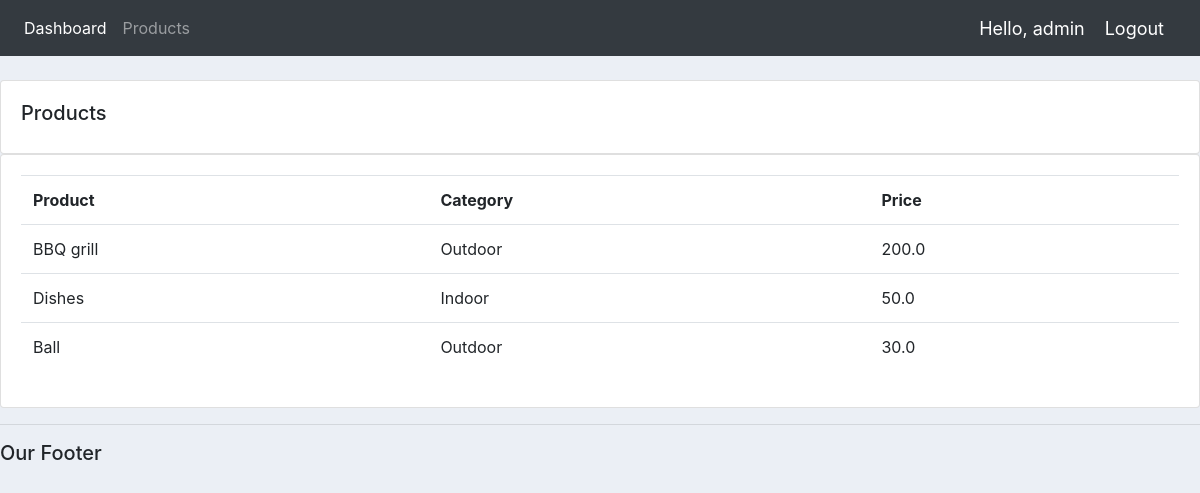
Screenshot of /products/ (signed in) with the database file from the repository.
### accounts/models.py (models this page shows, shortened)
class Product(models.Model):
    CATEGORY = (
        ("Indoor", "Indoor"),
        ("Outdoor", "Outdoor"),
    )
    name = models.CharField(max_length=200, null=True)
    price = models.FloatField(null=True)
    category = models.CharField(max_length=200, null=True, choices=CATEGORY)
    description = models.CharField(max_length=200, null=True, blank=True)
    date_created = models.DateTimeField(auto_now_add=True, null=True)
    tags = models.ManyToManyField(Tag)

### accounts/decorators.py (the view)
        def wrapper_func(request, *args, **kwargs):
            group = None
            if request.user.groups.exists():
                group = request.user.groups.all()[0].name
                print(group)
            if group in allowed_roles:
                return view_func(request, *args, **kwargs)
            else:
                return HttpResponse("You are not authorize to view this page")

### accounts/views.py (called while the page is built)
@login_required(login_url="login")
@allowed_users(allowed_roles=["admin"])
def products(request):
    products = Product.objects.all()
    return render(request, "accounts/products.html", {"products": products})

### accounts/templates/accounts/products.html
{% extends "accounts/main.html" %}
{% block content %}
    <br>
    <div class="row">
        <div class="col-md">
            <div class="card card-body">
                <h5>Products</h5>
            </div>
            <div class="card card-body">
                <table class="table">
                    <tr>
                        <th>Product</th>
                        <th>Category</th>
                        <th>Price</th>
                    </tr>
                    {% for i in products %}
                        <tr>
                            <td>{{i.name}}</td>
                            <td>{{i.category}}</td>
                            <td>{{i.price}}</td>
                        </tr>
                    {% endfor %}
                </table>
            </div>
        </div>
    </div>
{% endblock %}

### accounts/templates/accounts/Navbar.html (shortened to what this page needs)
{% load static %}
<nav class="navbar navbar-expand-lg navbar-dark bg-dark">
  <div class="collapse navbar-collapse" id="navbarNav">
    <ul class="navbar-nav">
      {% if request.user.is_staff %}
      <li class="nav-item active">
        <a class="nav-link" href="{% url 'home' %}">Dashboard</a>
      </li>
      <li class="nav-item">
        <a class="nav-link" href="{% url 'products' %}">Products</a>
      </li>
      {% else %}
      <li class="nav-item active">
        <a class="nav-link" href="{% url 'account' %}">Settings</a>
      </li>
      {% endif %}
    </ul>
  </div>
  <span class="hello-msg">Hello, {{ request.user }} </span>
  <span><a class="hello-msg" href="{% url 'logout' %}">Logout</a></span>
</nav>

### static/css/main.css (style rules this page uses)
body { background-color: #ebeff5; }

### accounts/templates/accounts/Navbar.html (style rules this page uses)
.hello-msg { font-size : 18px; color : #fff; margin-right : 20px; }

### rows the page displays
Product: name "BBQ grill", category "Outdoor", price "200.0"
Product: name "Dishes", category "Indoor", price "50.0"
Product: name "Ball", category "Outdoor", price "30.0"

### other values shown
{{ request.user }} "admin"
